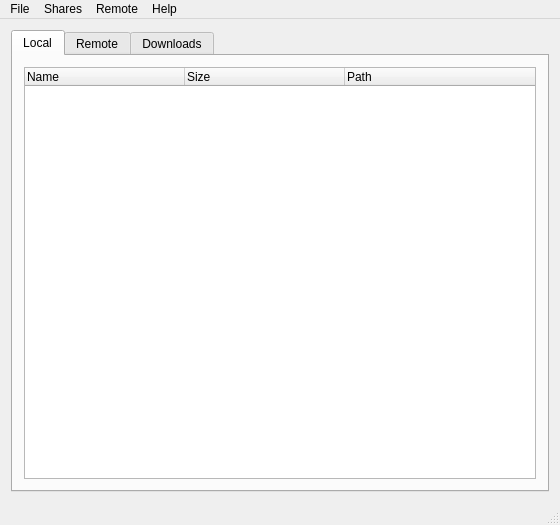
<?xml version="1.0" encoding="UTF-8"?>
<ui version="4.0">
 <class>MainWindow</class>
 <widget class="QMainWindow" name="MainWindow">
  <property name="geometry">
   <rect>
    <x>0</x>
    <y>0</y>
    <width>560</width>
    <height>525</height>
   </rect>
  </property>
  <property name="windowTitle">
   <string>Universal Data Share</string>
  </property>
  <widget class="QWidget" name="centralWidget">
   <layout class="QVBoxLayout" name="verticalLayout_2">
    <item>
     <layout class="QVBoxLayout" name="verticalLayout">
      <item>
       <widget class="QTabWidget" name="tabWidget">
        <property name="currentIndex">
         <number>0</number>
        </property>
        <widget class="QWidget" name="tab">
         <attribute name="title">
          <string>Local</string>
         </attribute>
         <layout class="QVBoxLayout" name="verticalLayout_3">
          <item>
           <widget class="QTreeWidget" name="localList">
            <attribute name="headerDefaultSectionSize">
             <number>160</number>
            </attribute>
            <attribute name="headerMinimumSectionSize">
             <number>150</number>
            </attribute>
            <column>
             <property name="text">
              <string>Name</string>
             </property>
            </column>
            <column>
             <property name="text">
              <string>Size</string>
             </property>
            </column>
            <column>
             <property name="text">
              <string>Path</string>
             </property>
            </column>
           </widget>
          </item>
         </layout>
        </widget>
        <widget class="QWidget" name="tab_2">
         <attribute name="title">
          <string>Remote</string>
         </attribute>
         <layout class="QVBoxLayout" name="verticalLayout_4">
          <item>
           <layout class="QHBoxLayout" name="horizontalLayout">
            <item>
             <widget class="QLineEdit" name="remoteAddress"/>
            </item>
            <item>
             <widget class="QPushButton" name="Goto">
              <property name="font">
               <font>
                <pointsize>10</pointsize>
                <weight>75</weight>
                <bold>true</bold>
               </font>
              </property>
              <property name="text">
               <string>Go</string>
              </property>
             </widget>
            </item>
            <item>
             <widget class="QPushButton" name="refresh">
              <property name="font">
               <font>
                <pointsize>10</pointsize>
                <weight>75</weight>
                <bold>true</bold>
               </font>
              </property>
              <property name="text">
               <string>Refresh</string>
              </property>
             </widget>
            </item>
           </layout>
          </item>
          <item>
           <widget class="QTreeWidget" name="remoteList">
            <attribute name="headerDefaultSectionSize">
             <number>150</number>
            </attribute>
            <column>
             <property name="text">
              <string>Name</string>
             </property>
            </column>
            <column>
             <property name="text">
              <string>Size</string>
             </property>
            </column>
           </widget>
          </item>
         </layout>
        </widget>
        <widget class="QWidget" name="tab_3">
         <attribute name="title">
          <string>Downloads</string>
         </attribute>
         <widget class="QTreeWidget" name="downloadsView">
          <property name="geometry">
           <rect>
            <x>0</x>
            <y>0</y>
            <width>531</width>
            <height>441</height>
           </rect>
          </property>
          <property name="columnCount">
           <number>3</number>
          </property>
          <attribute name="headerDefaultSectionSize">
           <number>150</number>
          </attribute>
          <column>
           <property name="text">
            <string>Name</string>
           </property>
          </column>
          <column>
           <property name="text">
            <string>Progress</string>
           </property>
          </column>
          <column>
           <property name="text">
            <string>Save Path</string>
           </property>
          </column>
         </widget>
        </widget>
       </widget>
      </item>
     </layout>
    </item>
   </layout>
  </widget>
  <widget class="QMenuBar" name="menuBar">
   <property name="geometry">
    <rect>
     <x>0</x>
     <y>0</y>
     <width>560</width>
     <height>21</height>
    </rect>
   </property>
   <widget class="QMenu" name="menuFile">
    <property name="title">
     <string>File</string>
    </property>
    <addaction name="actionAdd"/>
    <addaction name="actionRemove"/>
    <addaction name="separator"/>
    <addaction name="actionExit"/>
   </widget>
   <widget class="QMenu" name="menuHelp">
    <property name="title">
     <string>Help</string>
    </property>
    <addaction name="actionAbout"/>
   </widget>
   <widget class="QMenu" name="menuShares">
    <property name="title">
     <string>Shares</string>
    </property>
    <addaction name="actionCopy_Global_URL"/>
    <addaction name="actionGo_online"/>
    <addaction name="actionGo_offline"/>
   </widget>
   <widget class="QMenu" name="menuRemote">
    <property name="title">
     <string>Remote</string>
    </property>
    <addaction name="actionDownload_selected"/>
   </widget>
   <addaction name="menuFile"/>
   <addaction name="menuShares"/>
   <addaction name="menuRemote"/>
   <addaction name="menuHelp"/>
  </widget>
  <widget class="QStatusBar" name="statusView"/>
  <action name="actionAdd">
   <property name="text">
    <string>Add</string>
   </property>
  </action>
  <action name="actionRemove">
   <property name="text">
    <string>Remove</string>
   </property>
  </action>
  <action name="actionExit">
   <property name="text">
    <string>Exit</string>
   </property>
  </action>
  <action name="actionAbout">
   <property name="text">
    <string>About...</string>
   </property>
  </action>
  <action name="actionCopy_Global_URL">
   <property name="enabled">
    <bool>true</bool>
   </property>
   <property name="text">
    <string>Copy Global URL</string>
   </property>
   <property name="visible">
    <bool>true</bool>
   </property>
  </action>
  <action name="actionGo_online">
   <property name="text">
    <string>Go online</string>
   </property>
  </action>
  <action name="actionGo_offline">
   <property name="enabled">
    <bool>false</bool>
   </property>
   <property name="text">
    <string>Go offline</string>
   </property>
   <property name="visible">
    <bool>true</bool>
   </property>
  </action>
  <action name="actionDownload_selected">
   <property name="text">
    <string>Download selected</string>
   </property>
  </action>
 </widget>
 <layoutdefault spacing="6" margin="11"/>
 <resources/>
 <connections/>
</ui>
